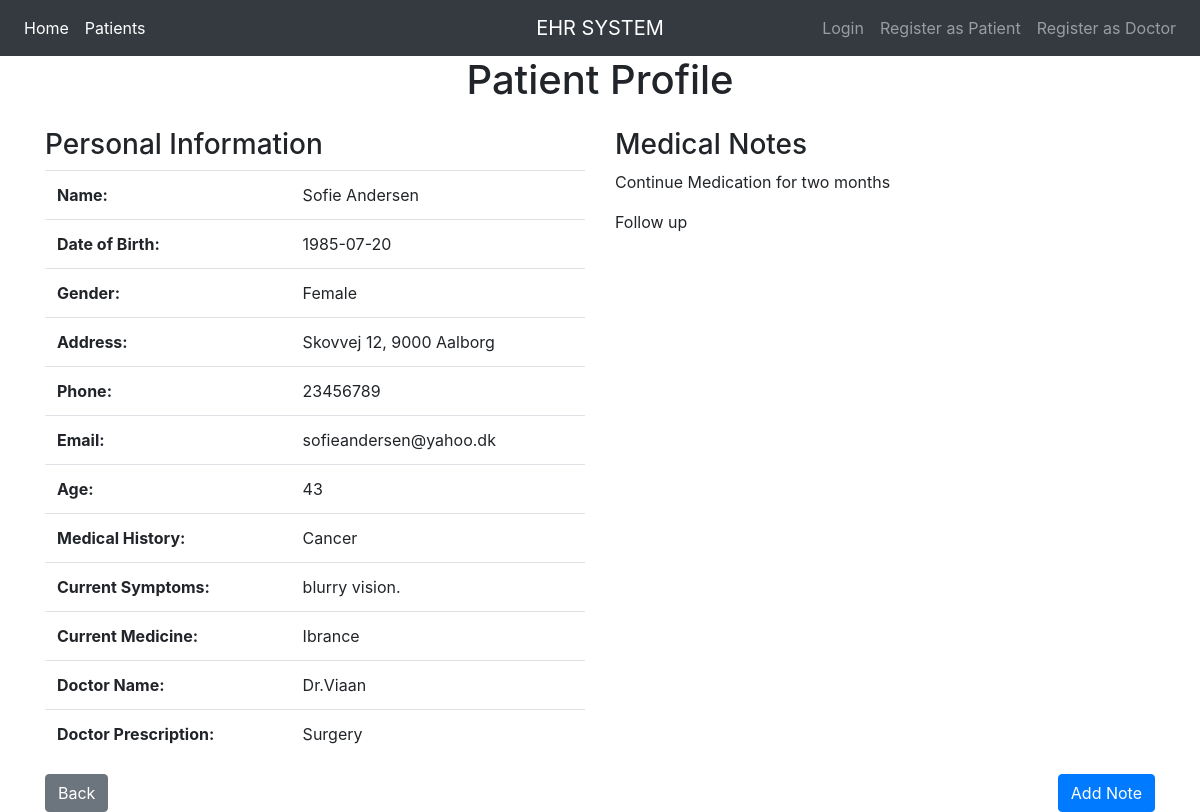
/patients/2, run on the app's committed database.
### server.py (models this page shows, shortened)
class patients(db.Model):
    _id = db.Column("id", db.Integer, primary_key=True)
    name = db.Column(db.String(100))
    dob = db.Column(db.String(8))
    gender = db.Column(db.String(10))
    address = db.Column(db.String(255))
    phone = db.Column(db.String(8))
    email = db.Column(db.String(100))
    age = db.Column(db.Integer)
    medicalhistory = db.Column(db.String(100))
    currentsymptoms = db.Column(db.String(100))
    currentmedicines = db.Column(db.String(100))
    doctorname = db.Column(db.String(100))
    doctorprescription = db.Column(db.String(100))

class patient_notes(db.Model):
    _id = db.Column("id", db.Integer, primary_key=True)
    patient = db.Column(db.Integer, db.ForeignKey("patients.id"))
    note = db.Column(db.String(1000))

### server.py (the view)
@app.route("/patients/<pid>", methods=["POST", "GET"])
def patient_page(pid):
    patient = get_patient(pid)
    medical_notes = get_notes(pid)
    if request.method == "POST":
        note = request.form.get("note")
        add_note(int(pid), note)
        return redirect("/patients/"+pid)
    if patient != None:
        return render_template("patient.html", medical_notes=medical_notes, patient=patient)

### server.py (called while the page is built)
def get_patient(id):
    result = patients.query.filter_by(_id=id).first()
    return result

def get_notes(id):
    result = patient_notes.query.filter_by(patient=id).all()
    return result

### templates/patient.html (shortened to what this page needs)
{% extends "base.html" %}
{% block content %}
<head>
    <link rel="stylesheet" href="https://maxcdn.bootstrapcdn.com/bootstrap/4.5.2/css/bootstrap.min.css">
</head>
<body>
<div class="container">
    <h1 class="text-center mb-4">Patient Profile</h1>
    <div class="row">
        <div class="col-md-6">
            <h3>Personal Information</h3>
            <table class="table">
                <tbody>
                    <tr>
                        <th>Name:</th>
                        <td>{{ patient.name }}</td>
                    </tr>
                    <tr>
                        <th>Date of Birth:</th>
                        <td>{{ patient.dob }}</td>
                    </tr>
                    <tr>
                        <th>Gender:</th>
                        <td>{{ patient.gender }}</td>
                    </tr>
                    <tr>
                        <th>Address:</th>
                        <td>{{ patient.address }}</td>
                    </tr>
                    <tr>
                        <th>Phone:</th>
                        <td>{{ patient.phone }}</td>
                    </tr>
                    <tr>
                        <th>Email:</th>
                        <td>{{ patient.email }}</td>
                    </tr>
                    <tr>
                        <th>Age:</th>
                        <td>{{ patient.age }}</td>
                    </tr>
                    <tr>
                        <th>Medical History:</th>
                        <td>{{ patient.medicalhistory }}</td>
                    </tr>
                    <tr>
                        <th>Current Symptoms:</th>
                        <td>{{ patient.currentsymptoms }}</td>
                    </tr>
                    <tr>
                        <th>Current Medicine:</th>
                        <td>{{ patient.currentmedicines }}</td>
                    </tr>
                    <tr>
                        <th>Doctor Name:</th>
                        <td>{{ patient.doctorname }}</td>
                    </tr>
                    <tr>
                        <th>Doctor Prescription:</th>
                        <td>{{ patient.doctorprescription }}</td>
                    </tr>
                </tbody>
            </table>
        </div>
        <div class="col-md-6">
            <h3>Medical Notes</h3>
            {% for note in medical_notes %}
                <p>{{ note.note }}</p>
            {% endfor %}
        </div>
    </div>
    <div class="d-flex justify-content-between">
        <a href="{{ url_for('patients_page') }}" class="btn btn-secondary">Back</a>
        <button type="button" class="btn btn-primary" data-toggle="modal" data-target="#addNoteModal">
            Add Note
        </button>
    </div>
</div>
</body>
{% endblock %}

### data on the page
patients: name "Sofie Andersen", dob "1985-07-20", gender "Female", address "Skovvej 12, 9000 Aalborg", phone "23456789", email "sofieandersen@yahoo.dk", age "43", medicalhistory "Cancer", currentsymptoms "blurry vision.", currentmedicines "Ibrance", doctorname "Dr.Viaan", doctorprescription "Surgery"
patient_notes: note "Continue Medication for two months"
patient_notes: note "Follow up"
